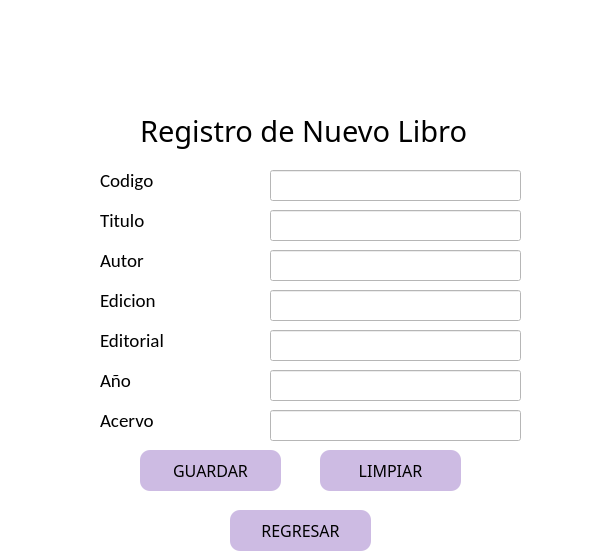
<?xml version="1.0" encoding="UTF-8"?>
<ui version="4.0">
 <class>MainWindow</class>
 <widget class="QMainWindow" name="MainWindow">
  <property name="geometry">
   <rect>
    <x>0</x>
    <y>0</y>
    <width>599</width>
    <height>557</height>
   </rect>
  </property>
  <property name="windowTitle">
   <string>MainWindow</string>
  </property>
  <property name="styleSheet">
   <string notr="true">background-color: rgb(255, 255, 255);</string>
  </property>
  <widget class="QWidget" name="centralwidget">
   <widget class="QLabel" name="label_3">
    <property name="geometry">
     <rect>
      <x>100</x>
      <y>210</y>
      <width>111</width>
      <height>20</height>
     </rect>
    </property>
    <property name="font">
     <font>
      <family>Calibri</family>
      <pointsize>14</pointsize>
     </font>
    </property>
    <property name="text">
     <string>Titulo</string>
    </property>
   </widget>
   <widget class="QLabel" name="label_4">
    <property name="geometry">
     <rect>
      <x>100</x>
      <y>330</y>
      <width>151</width>
      <height>20</height>
     </rect>
    </property>
    <property name="font">
     <font>
      <family>Calibri</family>
      <pointsize>14</pointsize>
     </font>
    </property>
    <property name="text">
     <string>Editorial</string>
    </property>
   </widget>
   <widget class="QLabel" name="label_5">
    <property name="geometry">
     <rect>
      <x>100</x>
      <y>250</y>
      <width>81</width>
      <height>20</height>
     </rect>
    </property>
    <property name="font">
     <font>
      <family>Calibri</family>
      <pointsize>14</pointsize>
     </font>
    </property>
    <property name="text">
     <string>Autor</string>
    </property>
   </widget>
   <widget class="QLineEdit" name="lineEdit_Titulo">
    <property name="geometry">
     <rect>
      <x>270</x>
      <y>210</y>
      <width>251</width>
      <height>31</height>
     </rect>
    </property>
    <property name="font">
     <font>
      <pointsize>10</pointsize>
     </font>
    </property>
    <property name="styleSheet">
     <string notr="true">QLineEdit{
border: .5px solid
}
</string>
    </property>
   </widget>
   <widget class="QLineEdit" name="lineEdit_Edicion">
    <property name="geometry">
     <rect>
      <x>270</x>
      <y>290</y>
      <width>251</width>
      <height>31</height>
     </rect>
    </property>
    <property name="font">
     <font>
      <pointsize>10</pointsize>
     </font>
    </property>
    <property name="styleSheet">
     <string notr="true">QLineEdit{
border: .5px solid
}
</string>
    </property>
   </widget>
   <widget class="QLineEdit" name="lineEdit_Editorial">
    <property name="geometry">
     <rect>
      <x>270</x>
      <y>330</y>
      <width>251</width>
      <height>31</height>
     </rect>
    </property>
    <property name="font">
     <font>
      <pointsize>10</pointsize>
     </font>
    </property>
    <property name="styleSheet">
     <string notr="true">QLineEdit{
border: .5px solid
}
</string>
    </property>
   </widget>
   <widget class="QLineEdit" name="lineEdit_CodigoL">
    <property name="geometry">
     <rect>
      <x>270</x>
      <y>170</y>
      <width>251</width>
      <height>31</height>
     </rect>
    </property>
    <property name="font">
     <font>
      <pointsize>10</pointsize>
     </font>
    </property>
    <property name="styleSheet">
     <string notr="true">QLineEdit{
border: .5px solid
}
</string>
    </property>
   </widget>
   <widget class="QLabel" name="label_7">
    <property name="geometry">
     <rect>
      <x>100</x>
      <y>170</y>
      <width>91</width>
      <height>20</height>
     </rect>
    </property>
    <property name="font">
     <font>
      <family>Calibri</family>
      <pointsize>14</pointsize>
     </font>
    </property>
    <property name="text">
     <string>Codigo</string>
    </property>
   </widget>
   <widget class="QPushButton" name="pbGuardar_Libro">
    <property name="geometry">
     <rect>
      <x>140</x>
      <y>450</y>
      <width>141</width>
      <height>41</height>
     </rect>
    </property>
    <property name="font">
     <font>
      <family>Dubai Medium</family>
      <pointsize>12</pointsize>
     </font>
    </property>
    <property name="styleSheet">
     <string notr="true">QPushButton{

	background-color:rgb(205, 187, 227);
	border-radius:10px;
	border:10px;
}


QPushButton:hover{
background-color: rgb(170, 255, 127);
	border-radius:10px;
	border: 10px;
}</string>
    </property>
    <property name="text">
     <string>GUARDAR</string>
    </property>
   </widget>
   <widget class="QLineEdit" name="lineEdit_Autor">
    <property name="geometry">
     <rect>
      <x>270</x>
      <y>250</y>
      <width>251</width>
      <height>31</height>
     </rect>
    </property>
    <property name="font">
     <font>
      <pointsize>10</pointsize>
     </font>
    </property>
    <property name="styleSheet">
     <string notr="true">QLineEdit{
border: .5px solid
}
</string>
    </property>
   </widget>
   <widget class="QLabel" name="label_2">
    <property name="geometry">
     <rect>
      <x>50</x>
      <y>0</y>
      <width>491</width>
      <height>101</height>
     </rect>
    </property>
    <property name="styleSheet">
     <string notr="true"/>
    </property>
    <property name="text">
     <string/>
    </property>
    <property name="pixmap">
     <pixmap>../imagenes/Logo.png</pixmap>
    </property>
    <property name="scaledContents">
     <bool>true</bool>
    </property>
   </widget>
   <widget class="QPushButton" name="pbLimpiar_Libro">
    <property name="geometry">
     <rect>
      <x>320</x>
      <y>450</y>
      <width>141</width>
      <height>41</height>
     </rect>
    </property>
    <property name="font">
     <font>
      <family>Dubai Medium</family>
      <pointsize>12</pointsize>
     </font>
    </property>
    <property name="styleSheet">
     <string notr="true">QPushButton{

	background-color:rgb(205, 187, 227);
	border-radius:10px;
	border:10px;
}


QPushButton:hover{
background-color: rgb(170, 255, 127);
	border-radius:10px;
	border: 10px;
}</string>
    </property>
    <property name="text">
     <string>LIMPIAR</string>
    </property>
   </widget>
   <widget class="QLabel" name="label">
    <property name="geometry">
     <rect>
      <x>140</x>
      <y>110</y>
      <width>341</width>
      <height>41</height>
     </rect>
    </property>
    <property name="font">
     <font>
      <family>Segoe MDL2 Assets</family>
      <pointsize>22</pointsize>
     </font>
    </property>
    <property name="text">
     <string>Registro de Nuevo Libro</string>
    </property>
   </widget>
   <widget class="QLabel" name="label_6">
    <property name="geometry">
     <rect>
      <x>100</x>
      <y>290</y>
      <width>151</width>
      <height>20</height>
     </rect>
    </property>
    <property name="font">
     <font>
      <family>Calibri</family>
      <pointsize>14</pointsize>
     </font>
    </property>
    <property name="text">
     <string>Edicion</string>
    </property>
   </widget>
   <widget class="QPushButton" name="pbRegresar_Libro">
    <property name="geometry">
     <rect>
      <x>230</x>
      <y>510</y>
      <width>141</width>
      <height>41</height>
     </rect>
    </property>
    <property name="font">
     <font>
      <family>Dubai Medium</family>
      <pointsize>12</pointsize>
     </font>
    </property>
    <property name="styleSheet">
     <string notr="true">QPushButton{

	background-color:rgb(205, 187, 227);
	border-radius:10px;
	border:10px;
}


QPushButton:hover{
background-color: rgb(170, 255, 127);
	border-radius:10px;
	border: 10px;
}</string>
    </property>
    <property name="text">
     <string>REGRESAR</string>
    </property>
   </widget>
   <widget class="QLabel" name="label_8">
    <property name="geometry">
     <rect>
      <x>100</x>
      <y>370</y>
      <width>151</width>
      <height>20</height>
     </rect>
    </property>
    <property name="font">
     <font>
      <family>Calibri</family>
      <pointsize>14</pointsize>
     </font>
    </property>
    <property name="text">
     <string>Año</string>
    </property>
   </widget>
   <widget class="QLabel" name="label_9">
    <property name="geometry">
     <rect>
      <x>100</x>
      <y>410</y>
      <width>151</width>
      <height>20</height>
     </rect>
    </property>
    <property name="font">
     <font>
      <family>Calibri</family>
      <pointsize>14</pointsize>
     </font>
    </property>
    <property name="text">
     <string>Acervo</string>
    </property>
   </widget>
   <widget class="QLineEdit" name="lineEdit_Anio">
    <property name="geometry">
     <rect>
      <x>270</x>
      <y>370</y>
      <width>251</width>
      <height>31</height>
     </rect>
    </property>
    <property name="font">
     <font>
      <pointsize>10</pointsize>
     </font>
    </property>
    <property name="styleSheet">
     <string notr="true">QLineEdit{
border: .5px solid
}
</string>
    </property>
    <property name="text">
     <string/>
    </property>
   </widget>
   <widget class="QLineEdit" name="lineEdit_Acervo">
    <property name="geometry">
     <rect>
      <x>270</x>
      <y>410</y>
      <width>251</width>
      <height>31</height>
     </rect>
    </property>
    <property name="font">
     <font>
      <pointsize>10</pointsize>
     </font>
    </property>
    <property name="styleSheet">
     <string notr="true">QLineEdit{
border: .5px solid
}
</string>
    </property>
    <property name="text">
     <string/>
    </property>
   </widget>
  </widget>
 </widget>
 <tabstops>
  <tabstop>lineEdit_CodigoL</tabstop>
  <tabstop>lineEdit_Titulo</tabstop>
  <tabstop>lineEdit_Autor</tabstop>
  <tabstop>lineEdit_Edicion</tabstop>
  <tabstop>lineEdit_Editorial</tabstop>
  <tabstop>lineEdit_Anio</tabstop>
  <tabstop>lineEdit_Acervo</tabstop>
  <tabstop>pbGuardar_Libro</tabstop>
  <tabstop>pbLimpiar_Libro</tabstop>
  <tabstop>pbRegresar_Libro</tabstop>
 </tabstops>
 <resources/>
 <connections/>
</ui>
